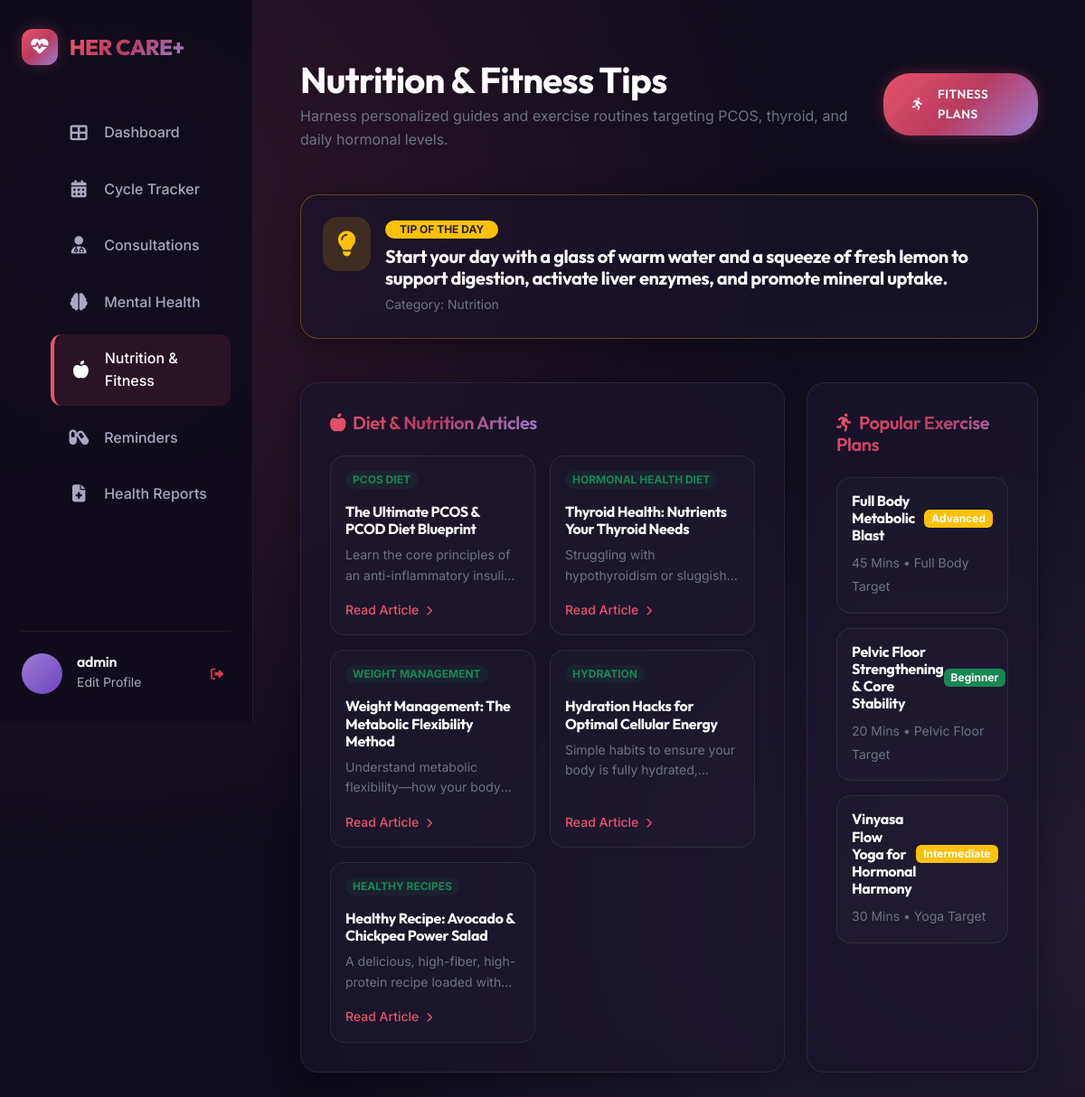
/nutrition/ (signed in), run on the app's committed database.
### nutrition/models.py (models this page shows, shortened)
class DailyTip(models.Model):
    CATEGORY_CHOICES = [
        ('nutrition', 'Nutrition'),
        ('fitness', 'Fitness'),
        ('wellness', 'Wellness'),
        ('mental_health', 'Mental Health'),
    ]
    tip_text = models.TextField(max_length=500)
    category = models.CharField(max_length=15, choices=CATEGORY_CHOICES)
    date_published = models.DateField(auto_now_add=True)
    class Meta:
        ordering = ['-date_published']

class NutritionArticle(models.Model):
    CATEGORY_CHOICES = [
        ('diet', 'Diet & Nutrition'),
        ('recipes', 'Healthy Recipes'),
        ('supplements', 'Supplements'),
        ('hydration', 'Hydration'),
        ('weight', 'Weight Management'),
        ('hormonal', 'Hormonal Health Diet'),
        ('pregnancy', 'Pregnancy Nutrition'),
        ('pcos', 'PCOS Diet'),
    ]
    title = models.CharField(max_length=200)
    category = models.CharField(max_length=20, choices=CATEGORY_CHOICES)
    content = models.TextField()
    summary = models.TextField(max_length=300, blank=True)
    image = models.ImageField(upload_to='nutrition/', blank=True, null=True)
    tags = models.CharField(max_length=200, blank=True, help_text='Comma-separated tags')
    created_at = models.DateTimeField(auto_now_add=True)
    is_featured = models.BooleanField(default=False)
    class Meta:
        ordering = ['-is_featured', '-created_at']

class FitnessRoutine(models.Model):
    DIFFICULTY_CHOICES = [
        ('beginner', 'Beginner'),
        ('intermediate', 'Intermediate'),
        ('advanced', 'Advanced'),
    ]
    TARGET_CHOICES = [
        ('full_body', 'Full Body'),
        ('core', 'Core & Abs'),
        ('upper_body', 'Upper Body'),
        ('lower_body', 'Lower Body'),
        ('flexibility', 'Flexibility'),
        ('cardio', 'Cardio'),
        ('yoga', 'Yoga'),
        ('pelvic', 'Pelvic Floor'),
    ]
    title = models.CharField(max_length=200)
    difficulty = models.CharField(max_length=15, choices=DIFFICULTY_CHOICES)
    target_area = models.CharField(max_length=15, choices=TARGET_CHOICES)
    duration_minutes = models.IntegerField(default=30)
    description = models.TextField()
    exercises = models.TextField(help_text='Exercise details with sets/reps')
    image = models.ImageField(upload_to='fitness/', blank=True, null=True)
    calories_burned = models.IntegerField(null=True, blank=True)
    created_at = models.DateTimeField(auto_now_add=True)
    class Meta:
        ordering = ['difficulty', 'title']

### nutrition/views.py (the view)
# urls.py: path('', views.nutrition_home, name='nutrition_home'),
@login_required
def nutrition_home(request):
    daily_tip = DailyTip.objects.first()
    featured_articles = NutritionArticle.objects.filter(is_featured=True)[:3]
    recent_articles = NutritionArticle.objects.all()[:6]
    popular_routines = FitnessRoutine.objects.all()[:4]
    context = {
        'daily_tip': daily_tip,
        'featured_articles': featured_articles,
        'recent_articles': recent_articles,
        'popular_routines': popular_routines,
    }
    return render(request, 'nutrition/nutrition.html', context)

### nutrition/templates/nutrition/nutrition.html
{% extends 'base.html' %}
{% load static %}
{% block content %}
<div class="container py-4">
    <div class="d-flex flex-column flex-md-row align-items-md-center justify-content-between mb-5 gap-3">
        <div>
            <h1 class="fw-bold mb-1">Nutrition & Fitness Tips</h1>
            <p class="text-secondary mb-0">Harness personalized guides and exercise routines targeting PCOS, thyroid, and daily hormonal levels.</p>
        </div>
        <a href="{% url 'fitness_routines' %}" class="btn-premium btn-sm"><i class="fas fa-running me-2"></i> Fitness Plans</a>
    </div>
    {% if daily_tip %}
        <div class="glass-card mb-5 p-4" style="border-color: rgba(255, 193, 7, 0.3);">
            <div class="d-flex align-items-start gap-3">
                <div class="d-inline-flex p-3 rounded-4" style="background: rgba(255, 193, 7, 0.15);">
                    <i class="fas fa-lightbulb text-warning fs-3"></i>
                </div>
                <div>
                    <span class="badge rounded-pill bg-warning text-dark px-3 py-1 mb-2 small text-uppercase">Tip of the Day</span>
                    <h5 class="fw-bold mb-1 text-white">{{ daily_tip.tip_text }}</h5>
                    <span class="small text-secondary text-capitalize">Category: {{ daily_tip.category }}</span>
                </div>
            </div>
        </div>
    {% endif %}
    <div class="row g-4">
        <div class="col-lg-8">
            <div class="glass-card h-100">
                <h5 class="mb-4 text-gradient"><i class="fas fa-apple-alt me-2"></i>Diet & Nutrition Articles</h5>
                <div class="row g-3">
                    {% for article in recent_articles %}
                        <div class="col-md-6">
                            <div class="p-3 rounded-4 h-100 d-flex flex-column" style="background: rgba(255,255,255,0.02); border: 1px solid var(--border-glass);">
                                <span class="badge text-uppercase align-self-start mb-3 px-2 py-1 small rounded-pill bg-opacity-10 bg-success text-success" style="font-size: 0.75rem; background: rgba(255,255,255,0.04);">
                                    {{ article.get_category_display }}
                                </span>
                                <h6 class="fw-bold mb-2 text-white">{{ article.title }}</h6>
                                <p class="small text-secondary mb-3" style="display: -webkit-box; -webkit-line-clamp: 2; -webkit-box-orient: vertical; overflow: hidden;">
                                    {{ article.summary|default:article.content }}
                                </p>
                                <a href="{% url 'article_detail' article.pk %}" class="small text-decoration-none mt-auto" style="color: var(--primary-color); font-weight: 500;">
                                    Read Article <i class="fas fa-chevron-right ms-1" style="font-size: 0.7rem;"></i>
                                </a>
                            </div>
                        </div>
                    {% empty %}
                        <div class="col-12 text-center py-5 text-secondary small">
                            No nutrition guides seeded yet. Please check back later.
                        </div>
                    {% endfor %}
                </div>
            </div>
        </div>
        <div class="col-lg-4">
            <div class="glass-card h-100">
                <h5 class="mb-4 text-gradient"><i class="fas fa-running me-2"></i>Popular Exercise Plans</h5>
                <div class="d-flex flex-column gap-3">
                    {% for routine in popular_routines %}
                        <a href="{% url 'routine_detail' routine.pk %}" class="p-3 rounded-4 text-decoration-none d-block" style="background: rgba(255,255,255,0.02); border: 1px solid var(--border-glass); transition: all 0.2s ease;">
                            <div class="d-flex justify-content-between align-items-center mb-2">
                                <h6 class="m-0 fw-bold text-white">{{ routine.title }}</h6>
                                <span class="badge text-capitalize {% if routine.difficulty == 'beginner' %}bg-success{% else %}bg-warning{% endif %} py-1 px-2 small">
                                    {{ routine.difficulty }}
                                </span>
                            </div>
                            <span class="small text-secondary">{{ routine.duration_minutes }} Mins &bull; {{ routine.get_target_area_display }} Target</span>
                        </a>
                    {% empty %}
                        <div class="text-center py-5 text-secondary small">
                            No fitness plans found.
                        </div>
                    {% endfor %}
                </div>
            </div>
        </div>
    </div>
</div>
{% endblock %}

### templates/base.html (shortened to what this page needs)
{% load static %}
<!DOCTYPE html>
<html lang="en">
<head>
    <link href="https://cdn.jsdelivr.net/npm/bootstrap@5.3.2/dist/css/bootstrap.min.css" rel="stylesheet">
    <link href="https://cdnjs.cloudflare.com/ajax/libs/font-awesome/6.4.2/css/all.min.css" rel="stylesheet">
    <link href="{% static 'css/style.css' %}" rel="stylesheet">
</head>
<body>
    {% if user.is_authenticated %}
    <div class="app-container">
        <aside class="sidebar">
            <a href="{% url 'dashboard' %}" class="sidebar-logo">
                <span class="btn-premium p-2 d-inline-flex align-items-center justify-content-center" style="width: 40px; height: 40px; border-radius: 12px;">
                    <i class="fas fa-heartbeat" style="font-size: 1.2rem;"></i>
                </span>
                <h2 class="m-0 text-gradient">HER CARE+</h2>
            </a>
            <ul class="nav-menu">
                <li class="nav-item {% if request.resolver_match.app_name == 'dashboard' or request.resolver_match.url_name == 'dashboard' %}active{% endif %}">
                    <a href="{% url 'dashboard' %}">
                        <i class="fas fa-th-large"></i>
                        <span>Dashboard</span>
                    </a>
                </li>
                <li class="nav-item {% if 'cycle-tracker' in request.path %}active{% endif %}">
                    <a href="{% url 'tracker_home' %}">
                        <i class="fas fa-calendar-alt"></i>
                        <span>Cycle Tracker</span>
                    </a>
                </li>
                <li class="nav-item {% if 'appointments' in request.path %}active{% endif %}">
                    <a href="{% url 'doctor_list' %}">
                        <i class="fas fa-user-md"></i>
                        <span>Consultations</span>
                    </a>
                </li>
                <li class="nav-item {% if 'mental-health' in request.path %}active{% endif %}">
                    <a href="{% url 'mental_health_home' %}">
                        <i class="fas fa-brain"></i>
                        <span>Mental Health</span>
                    </a>
                </li>
                <li class="nav-item {% if 'nutrition' in request.path %}active{% endif %}">
                    <a href="{% url 'nutrition_home' %}">
                        <i class="fas fa-apple-alt"></i>
                        <span>Nutrition & Fitness</span>
                    </a>
                </li>
                <li class="nav-item {% if 'reminders' in request.path %}active{% endif %}">
                    <a href="{% url 'reminders_home' %}">
                        <i class="fas fa-capsules"></i>
                        <span>Reminders</span>
                    </a>
                </li>
                <li class="nav-item {% if 'health-reports' in request.path %}active{% endif %}">
                    <a href="{% url 'reports_home' %}">
                        <i class="fas fa-file-medical"></i>
                        <span>Health Reports</span>
                    </a>
                </li>
            </ul>
            <div class="sidebar-user">
                {% if user.profile.profile_picture %}
                    <img src="{{ user.profile.profile_picture.url }}" class="user-avatar" alt="Avatar">
                {% else %}
                    <div class="user-avatar">{{ user.first_name|slice:":1" }}{% if user.last_name %}{{ user.last_name|slice:":1" }}{% endif %}</div>
                {% endif %}
                <div class="user-details overflow-hidden">
                    <h6 class="m-0 text-truncate">{{ user.get_full_name|default:user.username }}</h6>
                    <a href="{% url 'profile' %}" class="small text-decoration-none" style="color: var(--text-secondary);">Edit Profile</a>
                </div>
                <a href="{% url 'logout' %}" class="ms-auto btn btn-sm btn-outline-danger border-0" title="Logout">
                    <i class="fas fa-sign-out-alt"></i>
                </a>
            </div>
        </aside>
        <main class="main-content">
            {% block content %}{% endblock %}
        </main>
    </div>
    {% endif %}
</body>
</html>

### static/css/style.css (style rules this page uses)
:root { --bg-dark: #0f0c1b; --bg-card: rgba(26, 21, 44, 0.65); --bg-card-hover: rgba(38, 31, 64, 0.85); --border-glass: rgba(255, 255, 255, 0.08); --border-glass-focus: rgba(232, 83, 109, 0.4); --primary-grad: linear-gradient(135deg, #e8536d 0%, #b83b5e 50%, #9b7fd4 100%); --accent-grad: linear-gradient(135deg, #9b7fd4 0%, #6f42c1 100%); --teal-grad: linear-gradient(135deg, #2ec4b6 0%, #0f9f90 100%); --text-primary: #f8f9fa; --text-secondary: #a9a7c0; --text-muted: #6c6985; --primary-color: #e8536d; --accent-color: #9b7fd4; --teal-color: #2ec4b6; --shadow-main: 0 8px 32px 0 rgba(0, 0, 0, 0.37); --shadow-glow: 0 0 15px rgba(232, 83, 109, 0.3); --font-heading: 'Outfit', sans-serif; --font-body: 'Inter', sans-serif; }
* { margin: 0; padding: 0; box-sizing: border-box; }
body { background-color: var(--bg-dark); background-image: radial-gradient(at 10% 20%, rgba(232, 83, 109, 0.15) 0px, transparent 50%), radial-gradient(at 90% 80%, rgba(155, 127, 212, 0.15) 0px, transparent 50%); background-attachment: fixed; color: var(--text-primary); font-family: var(--font-body); min-height: 100vh; overflow-x: hidden; line-height: 1.6; }
h1, h2, h3, h4, h5, h6 { font-family: var(--font-heading); font-weight: 600; letter-spacing: -0.02em; color: #ffffff; }
.glass-card { background: var(--bg-card); backdrop-filter: blur(16px); -webkit-backdrop-filter: blur(16px); border: 1px solid var(--border-glass); border-radius: 20px; padding: 2rem; box-shadow: var(--shadow-main); transition: all 0.4s cubic-bezier(0.165, 0.84, 0.44, 1); }
.text-gradient { background: var(--primary-grad); -webkit-background-clip: text; -webkit-text-fill-color: transparent; display: inline-block; }
.btn-premium { background: var(--primary-grad); color: #ffffff; border: none; border-radius: 30px; padding: 0.8rem 2rem; font-family: var(--font-heading); font-weight: 600; letter-spacing: 0.03em; text-transform: uppercase; font-size: 0.85rem; cursor: pointer; box-shadow: var(--shadow-glow); transition: all 0.3s ease; text-decoration: none; display: inline-flex; align-items: center; justify-content: center; gap: 0.5rem; }
.app-container { display: flex; min-height: 100vh; }
.sidebar { width: 280px; background: rgba(15, 12, 27, 0.95); border-right: 1px solid var(--border-glass); padding: 2rem 1.5rem; display: flex; flex-direction: column; position: fixed; height: 100vh; z-index: 100; backdrop-filter: blur(20px); }
.sidebar-logo { display: flex; align-items: center; gap: 0.8rem; margin-bottom: 3rem; text-decoration: none; }
.sidebar-logo h2 { font-family: var(--font-heading); font-weight: 800; font-size: 1.5rem; }
.nav-menu { list-style: none; display: flex; flex-direction: column; gap: 0.5rem; flex-grow: 1; }
.nav-item a { display: flex; align-items: center; gap: 1rem; padding: 0.9rem 1.2rem; color: var(--text-secondary); text-decoration: none; border-radius: 12px; font-weight: 500; transition: all 0.3s ease; }
.nav-item a:hover, .nav-item.active a { color: #ffffff; background: rgba(232, 83, 109, 0.12); border-left: 4px solid var(--primary-color); }
.nav-item i { font-size: 1.2rem; width: 24px; text-align: center; }
.sidebar-user { border-top: 1px solid var(--border-glass); padding-top: 1.5rem; display: flex; align-items: center; gap: 1rem; }
.user-avatar { width: 45px; height: 45px; border-radius: 50%; background: var(--accent-grad); display: flex; align-items: center; justify-content: center; font-weight: bold; color: white; object-fit: cover; }
.main-content { margin-left: 280px; flex-grow: 1; padding: 2.5rem; min-height: 100vh; }

### data on the page
DailyTip: tip_text "Start your day with a glass of warm water and a squeeze of fresh lemon to support digestion, activate liver enzymes, and promote mineral uptake.", category "Nutrition"
NutritionArticle: category "PCOS DIET", title "The Ultimate PCOS & PCOD Diet Blueprint", summary "Learn the core principles of an…"
NutritionArticle: category "HORMONAL HEALTH DIET", title "Thyroid Health: Nutrients Your Thyroid Needs", summary "Struggling with hypothyroidism or…"
NutritionArticle: category "WEIGHT MANAGEMENT", title "Weight Management: The Metabolic Flexibility Method", summary "Understand metabolic flexibility—how your…"
NutritionArticle: category "HYDRATION", title "Hydration Hacks for Optimal Cellular Energy", summary "Simple habits to ensure your body is fully…"
NutritionArticle: category "HEALTHY RECIPES", title "Healthy Recipe: Avocado & Chickpea Power Salad", summary "A delicious, high-fiber, high-protein recipe loaded…"
FitnessRoutine: title "Full Body Metabolic Blast", difficulty "Advanced", duration_minutes "45", target_area "Full Body"
FitnessRoutine: title "Pelvic Floor Strengthening & Core Stability", difficulty "Beginner", duration_minutes "20", target_area "Pelvic Floor"
FitnessRoutine: title "Vinyasa Flow Yoga for Hormonal Harmony", difficulty "Intermediate", duration_minutes "30", target_area "Yoga"

### other printed values
{{ user.get_full_name|default:user.username }} "admin"
